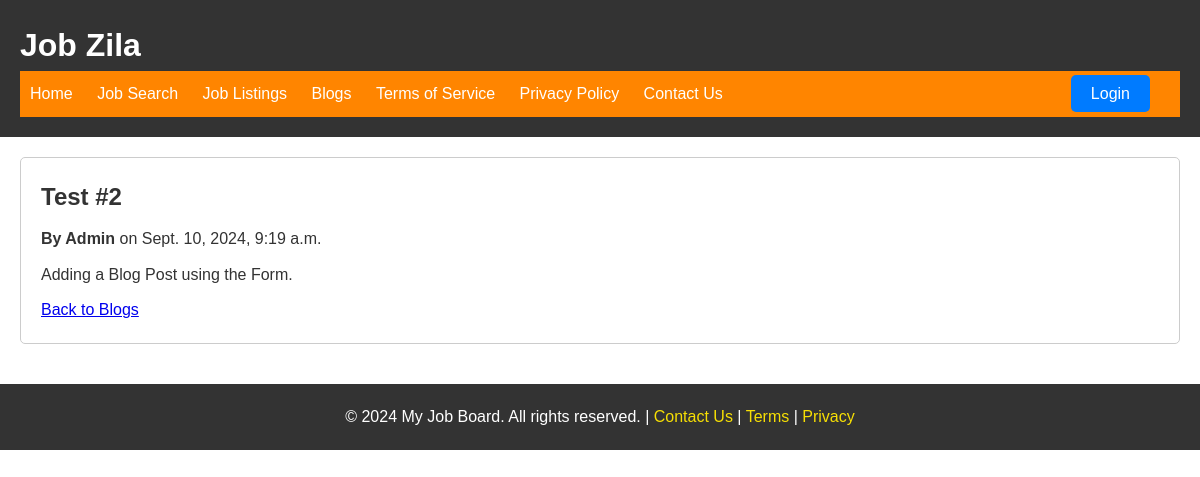
/blogs/2/, run on the app's committed database.
### home/models.py (models this page shows, shortened)
class Blog(models.Model):
    title = models.CharField(max_length=200)
    content = models.TextField()
    author = models.ForeignKey(User, on_delete=models.CASCADE)
    created_at = models.DateTimeField(auto_now_add=True)

### home/views.py (the view)
# urls.py: path('blogs/<int:blog_id>/', views.blog_detail, name='blog_detail'),
def blog_detail(request, blog_id):
    blog = get_object_or_404(Blog, id=blog_id)
    return render(request, 'home/blog_detail.html', {'blog': blog})

### home/templates/home/blog_detail.html (shortened to what this page needs)
{% extends 'home/master.html' %}
{% block extra_head %}
{% load static %}
{% endblock %}
{% block content %}
<main>
<section id="blog-detail" class="container">
  <div class="blog-listing">
    <h2>{{ blog.title }}</h2>
    <p><strong>By {{ blog.author }}</strong> on {{ blog.created_at }}</p>
    <p>{{ blog.content }}</p>
    <a href="{% url 'blog_list' %}">Back to Blogs</a>
  </div>
</section>
</main>
{% endblock %}

### static/css/style.css (style rules this page uses)
* { margin: 0; padding: 0; }
body { font-family: Arial, sans-serif; font-size: 16px; line-height: 1.6; color: #333; }
.blog-listing { margin-bottom: 20px; border: 1px solid #ccc; border-radius: 5px; padding: 20px; }
.blog-listing p { margin-bottom: 10px; }
#blog-detail { padding: 20px; }
.blog-listing h2 { margin-bottom: 10px; }

### data on the page
Blog: title "Test #2", author "Admin", created_at "Sept. 10, 2024, 9:19 a.m.", content "Adding a Blog Post using the Form."
